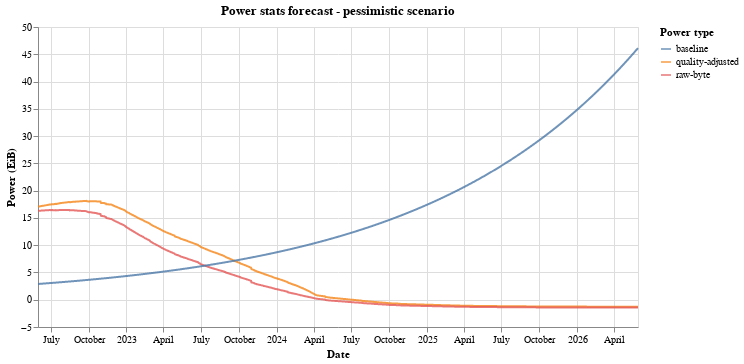

The cell this chart's notebook holds for it:
### Markdown cell above
#### Plot results

### Code cell
source = df[["date", "total_power", "power_type"]]
source["total_power"] = source["total_power"]/1024.0
source = pd.concat([source, baseline_df])

alt.Chart(source).mark_line(opacity=0.8).encode(
    x=alt.X('date:T', title="Date"),
    y=alt.Y('total_power:Q', title="Power (EiB)"),
    color=alt.Color('power_type:N', legend=alt.Legend(title="Power type"))
).properties(
    width=600, height=300, title="Power stats forecast - pessimistic scenario"
)

### Figure 1 — Vega-Lite specification as saved in the notebook (floating-point values rounded to 4 significant figures; data arrays with more than 128 entries replaced by an {"elided": "..."} marker saying what was removed)
{"$schema": "https://vega.github.io/schema/vega-lite/v4.17.0.json", "config": {"view": {"continuousHeight": 300, "continuousWidth": 400}}, "data": {"name": "data-9c96aba47e0c0b90bea239d22f4c941e"}, "datasets": {"data-9c96aba47e0c0b90bea239d22f4c941e": {"elided": "4380 records"}}, "encoding": {"color": {"field": "power_type", "legend": {"title": "Power type"}, "type": "nominal"}, "x": {"field": "date", "title": "Date", "type": "temporal"}, "y": {"field": "total_power", "title": "Power (EiB)", "type": "quantitative"}}, "height": 300, "mark": {"opacity": 0.8, "type": "line"}, "title": "Power stats forecast - pessimistic scenario", "width": 600}
